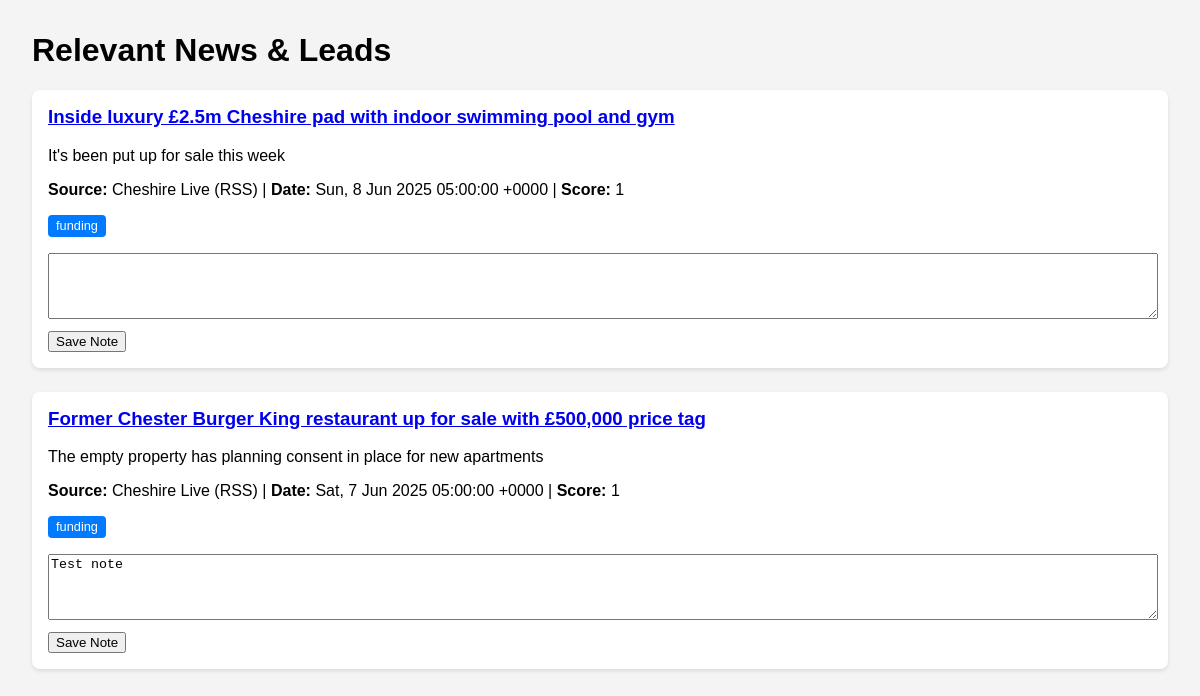
The page / on the database its author committed.
### tables this page shows
CREATE TABLE articles (
    id INTEGER PRIMARY KEY AUTOINCREMENT,
    title TEXT NOT NULL,
    url TEXT NOT NULL,
    summary TEXT,
    source TEXT,
    published_at TEXT,
    tags TEXT,
    is_seen INTEGER DEFAULT 0,
    notes TEXT DEFAULT '',
    relevance_score INTEGER DEFAULT 0
);

### app/routes.py (the view)
@main.route('/')
def index():
    db = get_db()
    articles = db.execute(
    'SELECT * FROM articles WHERE relevance_score >= 1 ORDER BY published_at DESC'
    ).fetchall()
    return render_template('index.html', articles=articles)

### app/db.py (called while the page is built)
def get_db():
    if 'db' not in g:
        g.db = sqlite3.connect(DB_NAME)
        g.db.row_factory = sqlite3.Row
    return g.db

### app/templates/index.html (shortened to what this page needs)
<!doctype html>
<html lang="en">
<head>
</head>
<body>
  <h1>Relevant News & Leads</h1>
  {% if articles %}
    {% for article in articles %}
      <div class="card">
        <h3><a href="{{ article['url'] }}" target="_blank">{{ article['title'] }}</a></h3>
        <p>{{ article['summary'] }}</p>
        <p><strong>Source:</strong> {{ article['source'] }} |
           <strong>Date:</strong> {{ article['published_at'] }} |
           <strong>Score:</strong> {{ article['relevance_score'] }}</p>
        <div class="tags">
          {% for tag in article['tags'].split(',') if tag %}
            <span class="tag">{{ tag }}</span>
          {% endfor %}
        </div>
        <div class="note-box">
          <form method="post" action="{{ url_for('main.update_note', article_id=article['id']) }}">
            <textarea name="note">{{ article['notes'] }}</textarea><br>
            <button type="submit">Save Note</button>
          </form>
        </div>
      </div>
    {% endfor %}
  {% else %}
    <p>No relevant articles found.</p>
  {% endif %}
</body>
</html>

### app/templates/index.html (style rules this page uses)
body { font-family: sans-serif; margin: 2rem; background-color: #f4f4f4; }
.card { background: white; padding: 1rem; margin-bottom: 1.5rem; border-radius: 8px; box-shadow: 0 2px 4px rgba(0,0,0,0.1); }
.card h3 { margin-top: 0; }
.tags { margin-top: 0.5rem; }
.tag { display: inline-block; background-color: #007bff; color: white; padding: 0.2rem 0.5rem; margin-right: 0.3rem; border-radius: 4px; font-size: 0.8rem; }
.note-box { margin-top: 1rem; }
textarea { width: 100%; height: 60px; }
button { margin-top: 0.5rem; }

### rows shown on the page
articles: title "Inside luxury £2.5m Cheshire pad with indoor swimming pool and gym", summary "It's been put up for sale this week", source "Cheshire Live (RSS)", published_at "Sun, 8 Jun 2025 05:00:00 +0000", relevance_score "1", tags "funding"
articles: title "Former Chester Burger King restaurant up for sale with £500,000 price tag", summary "The empty property has planning consent in place for new apartments", source "Cheshire Live (RSS)", published_at "Sat, 7 Jun 2025 05:00:00 +0000", relevance_score "1", tags "funding", note "Test note"
